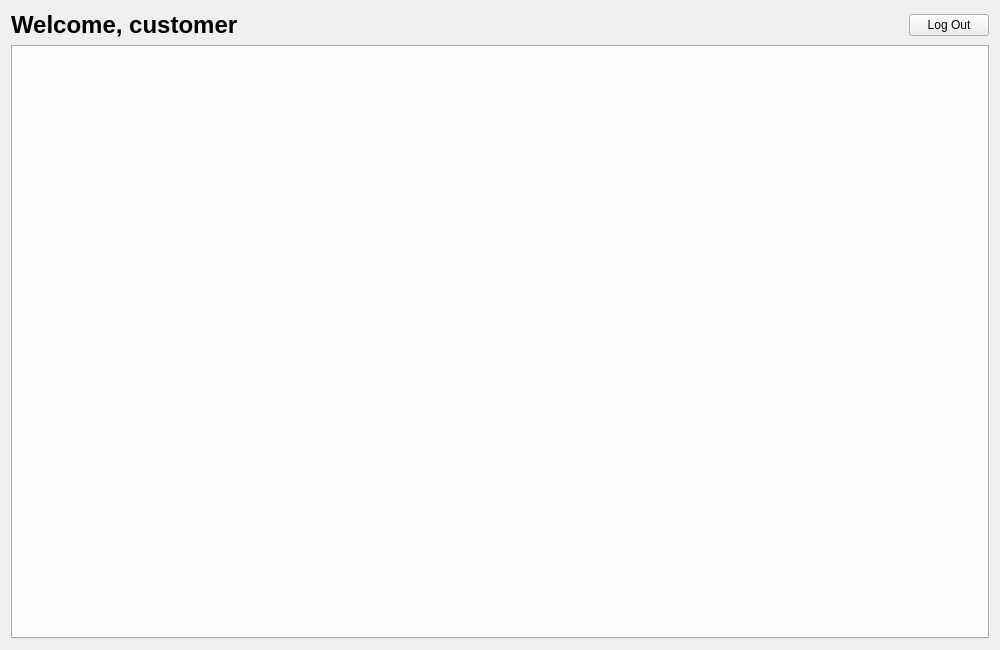
<?xml version="1.0" encoding="UTF-8"?>
<ui version="4.0">
 <class>CustomerWorkspace</class>
 <widget class="QWidget" name="CustomerWorkspace">
  <property name="geometry">
   <rect>
    <x>0</x>
    <y>0</y>
    <width>1000</width>
    <height>650</height>
   </rect>
  </property>
  <property name="windowTitle">
   <string>Customer Workspace</string>
  </property>
  <layout class="QVBoxLayout" name="mainLayout">
   <item>
    <layout class="QHBoxLayout" name="headerLayout">
     <item>
      <widget class="QLabel" name="welcomeLabel">
       <property name="font">
        <font>
         <pointsize>18</pointsize>
         <bold>true</bold>
        </font>
       </property>
       <property name="text">
        <string>Welcome, customer</string>
       </property>
      </widget>
     </item>
     <item>
      <spacer name="headerSpacer">
       <property name="orientation">
        <enum>Qt::Horizontal</enum>
       </property>
       <property name="sizeHint" stdset="0">
        <size>
         <width>40</width>
         <height>20</height>
        </size>
       </property>
      </spacer>
     </item>
     <item>
      <widget class="QPushButton" name="logoutButton">
       <property name="text">
        <string>Log Out</string>
       </property>
      </widget>
     </item>
    </layout>
   </item>
   <item>
    <widget class="QTabWidget" name="tabWidget"/>
   </item>
  </layout>
 </widget>
 <resources/>
 <connections/>
</ui>
